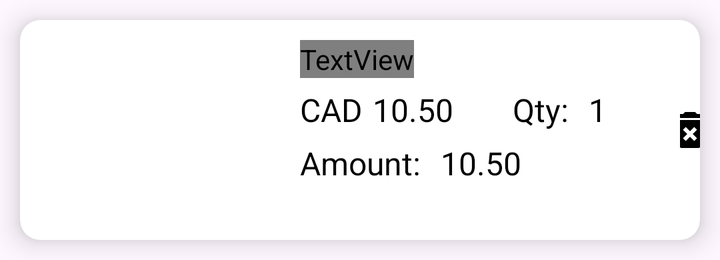
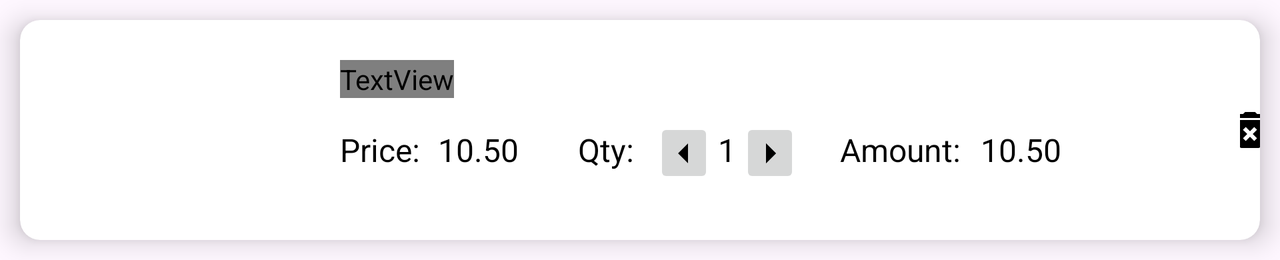

Two renders of one Android screen. The first uses the default layout on a phone; the second uses the alternative layout the repository ships for a different screen configuration, on a matching device. The two XML files are below.
<!-- AndroidManifest.xml: application theme Theme.UR_Mart -->
<!-- res/layout/recycler_cart.xml -->
<androidx.cardview.widget.CardView xmlns:android="http://schemas.android.com/apk/res/android"
    android:layout_width="match_parent"
    android:layout_height="wrap_content"
    xmlns:app="http://schemas.android.com/apk/res-auto"
    android:id="@+id/recCart"
    android:layout_marginStart="10dp"
    android:layout_marginEnd="10dp"
    android:layout_marginVertical="10dp"
    app:cardCornerRadius="10dp"
    app:cardElevation="8dp">

    <RelativeLayout
        android:layout_width="match_parent"
        android:layout_height="wrap_content">

        <com.google.android.material.imageview.ShapeableImageView
            android:layout_width="120dp"
            android:layout_height="110dp"
            android:id="@+id/cartImage"
            android:layout_marginStart="10dp"
            android:padding="5dp"
            android:scaleType="centerCrop"
            android:src="@drawable/uploadimg"
            app:shapeAppearanceOverlay="@style/roundedImageViewRounded"/>

        <TextView
            android:layout_width="match_parent"
            android:layout_height="wrap_content"
            android:id="@+id/cartProductId"
            android:visibility="gone" />

        <LinearLayout
            android:layout_width="200dp"
            android:layout_height="wrap_content"
            android:orientation="vertical"
            android:layout_toEndOf="@id/cartImage"
            android:id="@+id/cartProductInfo"
            >

            <TextView
                android:layout_width="wrap_content"
                android:layout_height="wrap_content"
                android:id="@+id/cartProductName"
                android:text="Product Name"
                android:textColor="@color/yellow"
                android:textSize="20sp"
                android:gravity="top"
                android:layout_marginTop="10dp"
                android:layout_marginStart="10dp"/>

            <LinearLayout
                android:layout_width="match_parent"
                android:layout_height="wrap_content"
                android:orientation="horizontal"
                android:layout_marginStart="10dp"
                android:paddingTop="5dp">

                <TextView
                    android:layout_width="wrap_content"
                    android:layout_height="wrap_content"
                    android:text="CAD"
                    android:textColor="@color/black"
                    android:textSize="16sp"
                    android:paddingRight="5dp"
                    android:textAlignment="textStart"
                    />

                <TextView
                    android:layout_width="70dp"
                    android:layout_height="wrap_content"
                    android:id="@+id/cartPrice"
                    android:text="10.50"
                    android:textColor="@color/black"
                    android:textSize="16sp"
                    />

                <TextView
                    android:layout_width="wrap_content"
                    android:layout_height="wrap_content"
                    android:text="Qty:"
                    android:textColor="@color/black"
                    android:textSize="16sp"
                    android:paddingRight="10dp"
                    />

                <TextView
                    android:layout_width="30dp"
                    android:layout_height="wrap_content"
                    android:id="@+id/cartQuantity"
                    android:text="1"
                    android:textColor="@color/black"
                    android:textSize="16sp"
                    />


            </LinearLayout>

            <LinearLayout
                android:layout_width="match_parent"
                android:layout_height="wrap_content"
                android:orientation="horizontal"
                android:layout_marginStart="10dp"
                android:paddingTop="5dp">

                <TextView
                    android:layout_width="wrap_content"
                    android:layout_height="wrap_content"
                    android:text="Amount:"
                    android:textColor="@color/black"
                    android:textSize="16sp"
                    android:paddingRight="10dp"/>

                <TextView
                    android:layout_width="wrap_content"
                    android:layout_height="wrap_content"
                    android:id="@+id/cartAmount"
                    android:text="10.50"
                    android:textColor="@color/black"
                    android:textSize="16sp"/>
            </LinearLayout>

        </LinearLayout>

        <ImageButton
            android:layout_width="wrap_content"
            android:layout_height="wrap_content"
            android:src="@drawable/baseline_delete_forever_24"
            android:id="@+id/cartRemoveButton"
            android:layout_toEndOf="@+id/cartProductInfo"
            android:layout_centerVertical="true"
            android:backgroundTint="@color/white"
            app:tint="@color/black"
            />

    </RelativeLayout>

</androidx.cardview.widget.CardView>
<!-- resources referenced by this layout -->
<resources>
  <color name="black">#FF000000</color>
  <color name="white">#FFFFFFFF</color>
  <!-- drawable baseline_delete_forever_24 (drawable) -->
  <vector xmlns:android="http://schemas.android.com/apk/res/android" android:height="24dp" android:tint="#0E0E0E" android:viewportHeight="24" android:viewportWidth="24" android:width="24dp">
        
      <path android:fillColor="@android:color/white" android:pathData="M6,19c0,1.1 0.9,2 2,2h8c1.1,0 2,-0.9 2,-2L18,7L6,7v12zM8.46,11.88l1.41,-1.41L12,12.59l2.12,-2.12 1.41,1.41L13.41,14l2.12,2.12 -1.41,1.41L12,15.41l-2.12,2.12 -1.41,-1.41L10.59,14l-2.13,-2.12zM15.5,4l-1,-1h-5l-1,1L5,4v2h14L19,4z"/>
      
  </vector>
  <style name="roundedImageViewRounded">
          <item name="cornerFamily">rounded</item>
          <item name="cornerSize">40%</item>
      </style>
  <style name="Theme.UR_Mart" parent="Base.Theme.UR_Mart" />
  <style name="Base.Theme.UR_Mart" parent="Theme.Material3.DayNight.NoActionBar">
          
          
      </style>
</resources>
<!-- res/layout-land/recycler_cart.xml (the repository's variant of the layout above) -->
<!-- drawn on the phone turned sideways -->
<androidx.cardview.widget.CardView xmlns:android="http://schemas.android.com/apk/res/android"
    android:layout_width="match_parent"
    android:layout_height="wrap_content"
    xmlns:app="http://schemas.android.com/apk/res-auto"
    android:id="@+id/recCart"
    android:layout_marginStart="10dp"
    android:layout_marginEnd="10dp"
    android:layout_marginVertical="10dp"
    app:cardCornerRadius="10dp"
    app:cardElevation="8dp"
    android:layout_gravity="center_horizontal"
    >

    <RelativeLayout
        android:layout_width="match_parent"
        android:layout_height="wrap_content">

        <com.google.android.material.imageview.ShapeableImageView
            android:layout_width="120dp"
            android:layout_height="110dp"
            android:id="@+id/cartImage"
            android:layout_marginStart="10dp"
            android:padding="5dp"
            android:scaleType="centerCrop"
            android:src="@drawable/uploadimg"
            app:shapeAppearanceOverlay="@style/roundedImageViewRounded"/>

        <TextView
            android:layout_width="match_parent"
            android:layout_height="wrap_content"
            android:id="@+id/cartProductId"
            android:visibility="gone" />

        <LinearLayout
            android:layout_width="460dp"
            android:layout_height="wrap_content"
            android:orientation="vertical"
            android:layout_toEndOf="@id/cartImage"
            android:id="@+id/cartProductInfo"
            android:paddingLeft="10dp"
            android:layout_marginRight="20dp"
            android:padding="20dp"
            >

            <TextView
                android:layout_width="wrap_content"
                android:layout_height="wrap_content"
                android:id="@+id/cartProductName"
                android:text="Product Name"
                android:textColor="@color/yellow"
                android:textSize="20sp"
                android:gravity="top"
                android:layout_marginStart="10dp"/>

            <LinearLayout
                android:layout_width="match_parent"
                android:layout_height="wrap_content"
                android:orientation="horizontal"
                android:layout_marginStart="10dp"
                android:paddingTop="10dp">

                <TextView
                    android:layout_width="wrap_content"
                    android:layout_height="wrap_content"
                    android:text="Price: "
                    android:textColor="@color/black"
                    android:textSize="16sp"
                    android:paddingRight="5dp"
                    android:textAlignment="textStart"
                    android:layout_marginVertical="5dp"
                    />

                <TextView
                    android:layout_width="70dp"
                    android:layout_height="wrap_content"
                    android:id="@+id/cartPrice"
                    android:text="10.50"
                    android:textColor="@color/black"
                    android:textSize="16sp"
                    android:layout_marginVertical="5dp"
                    />

                <TextView
                    android:layout_width="wrap_content"
                    android:layout_height="wrap_content"
                    android:text="Qty:"
                    android:textColor="@color/black"
                    android:textSize="16sp"
                    android:paddingRight="10dp"
                    android:layout_marginVertical="5dp"
                    />

                <ImageButton
                    android:id="@+id/cartDecrementButton"
                    android:layout_width="30dp"
                    android:layout_height="35dp"
                    android:src="@drawable/baseline_arrow_left_24"
                    app:tint="@color/black"
                    />

                <TextView
                    android:layout_width="wrap_content"
                    android:layout_height="wrap_content"
                    android:id="@+id/cartQuantity"
                    android:text="1"
                    android:textColor="@color/black"
                    android:textSize="16sp"
                    android:layout_marginHorizontal="2dp"
                    android:layout_marginVertical="5dp"
                    />

                <ImageButton
                    android:id="@+id/cartIncrementButton"
                    android:layout_width="30dp"
                    android:layout_height="35dp"
                    android:src="@drawable/baseline_arrow_right_24"
                    app:tint="@color/black"/>

                <TextView
                    android:layout_width="wrap_content"
                    android:layout_height="wrap_content"
                    android:text="Amount:"
                    android:textColor="@color/black"
                    android:textSize="16sp"
                    android:paddingLeft="20dp"
                    android:paddingRight="10dp"
                    android:layout_marginVertical="5dp"/>

                <TextView
                    android:layout_width="wrap_content"
                    android:layout_height="wrap_content"
                    android:id="@+id/cartAmount"
                    android:text="10.50"
                    android:textColor="@color/black"
                    android:textSize="16sp"
                    android:layout_marginVertical="5dp"/>
            </LinearLayout>

        </LinearLayout>

        <ImageButton
            android:layout_width="100dp"
            android:layout_height="110dp"
            android:src="@drawable/baseline_delete_forever_24"
            android:id="@+id/cartRemoveButton"
            android:layout_toEndOf="@+id/cartProductInfo"
            android:layout_centerVertical="true"
            android:backgroundTint="@color/white"
            app:tint="@color/black"
            />

    </RelativeLayout>

</androidx.cardview.widget.CardView>
<!-- resources referenced by the variant -->
<!-- as the phone turned sideways resolves them -->
<resources>
  <color name="black">#FF000000</color>
  <color name="white">#FFFFFFFF</color>
  <!-- drawable baseline_arrow_left_24 (drawable) -->
  <vector xmlns:android="http://schemas.android.com/apk/res/android" android:autoMirrored="true" android:height="24dp" android:tint="#8692F7" android:viewportHeight="24" android:viewportWidth="24" android:width="24dp">
        
      <path android:fillColor="@android:color/white" android:pathData="M14,7l-5,5 5,5V7z"/>
      
  </vector>
  <!-- drawable baseline_arrow_right_24 (drawable) -->
  <vector xmlns:android="http://schemas.android.com/apk/res/android" android:autoMirrored="true" android:height="24dp" android:tint="#8692F7" android:viewportHeight="24" android:viewportWidth="24" android:width="24dp">
        
      <path android:fillColor="@android:color/white" android:pathData="M10,17l5,-5 -5,-5v10z"/>
      
  </vector>
  <!-- drawable baseline_delete_forever_24 (drawable) -->
  <vector xmlns:android="http://schemas.android.com/apk/res/android" android:height="24dp" android:tint="#0E0E0E" android:viewportHeight="24" android:viewportWidth="24" android:width="24dp">
        
      <path android:fillColor="@android:color/white" android:pathData="M6,19c0,1.1 0.9,2 2,2h8c1.1,0 2,-0.9 2,-2L18,7L6,7v12zM8.46,11.88l1.41,-1.41L12,12.59l2.12,-2.12 1.41,1.41L13.41,14l2.12,2.12 -1.41,1.41L12,15.41l-2.12,2.12 -1.41,-1.41L10.59,14l-2.13,-2.12zM15.5,4l-1,-1h-5l-1,1L5,4v2h14L19,4z"/>
      
  </vector>
  <style name="roundedImageViewRounded">
          <item name="cornerFamily">rounded</item>
          <item name="cornerSize">40%</item>
      </style>
  <style name="Theme.UR_Mart" parent="Base.Theme.UR_Mart" />
  <style name="Base.Theme.UR_Mart" parent="Theme.Material3.DayNight.NoActionBar">
          
          
      </style>
</resources>
